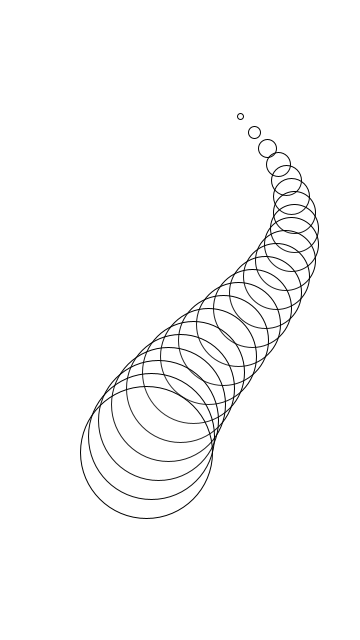
Frame 1 (no input)
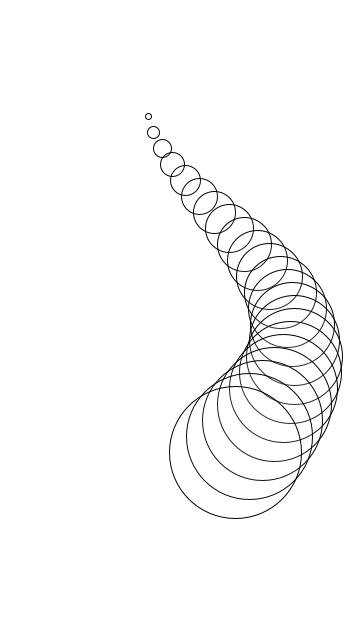
Frame 60 (the mouse pressed at the canvas centre just before this capture)
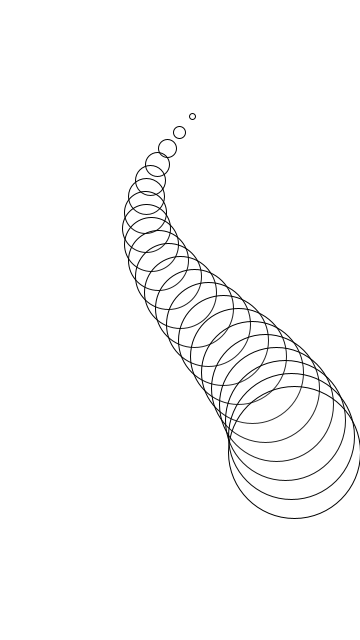
Frame 120 (the mouse held since frame 60 and released just before this capture)

The Processing sketch that drew these frames (run headless with seeded random() and noise(); from frame 60 on, the mouse is pressed at the canvas centre):

// Processing sketch: processing_70301
// ── processing_70301.pde

int xspacing = 16;   // How far apart should each horizontal location be spaced
int w;              // Width of entire wave

float theta = 0.0;  // Start angle at 0
float amplitude = 75.0;  // Height of wave
float period = 500.0;  // How many pixels before the wave repeats
float dx;  // Value for incrementing X, a function of period and xspacing
float[] yvalues;  // Using an array to store height values for the wave

void setup() {
  size(360,640 );
  w = width+16;
  dx = (TWO_PI / period) * xspacing;
  yvalues = new float[w/xspacing];
}

void draw() {
  translate(-100,100);
  rotate(8*PI);
  smooth();
  background(255);
  calcWave();
  renderWave();
}

void calcWave() {
  // Increment theta (try different values for 'angular velocity' here
  theta += 0.08;

  // For every x value, calculate a y value with sine function
  float x = theta;
  for (int i = 0; i < yvalues.length; i++) {
    yvalues[i] = sin(x)*amplitude;
    x+=dx;
  }
}

void renderWave() {
  
  fill(255,255,255,10);
  // A simple way to draw the wave with an ellipse at each location
  for (int x = 0; x < yvalues.length; x++) {
    ellipse( height/2+yvalues[x],x*xspacing, 6*x, 6*x);
  }
}
